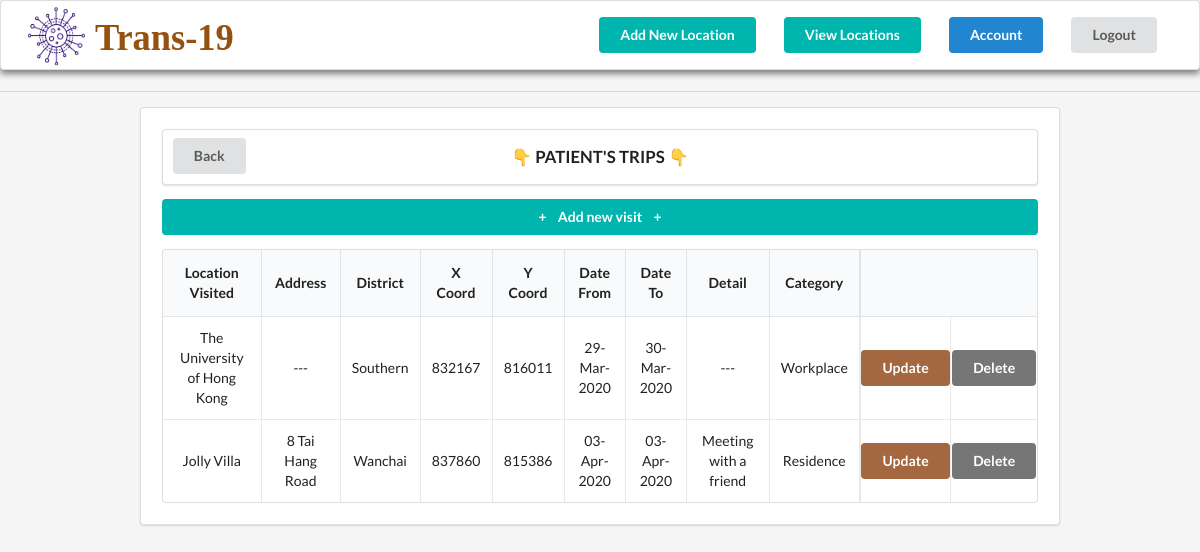
/patient/46/ (signed in), run on an earlier commit of the app's database.
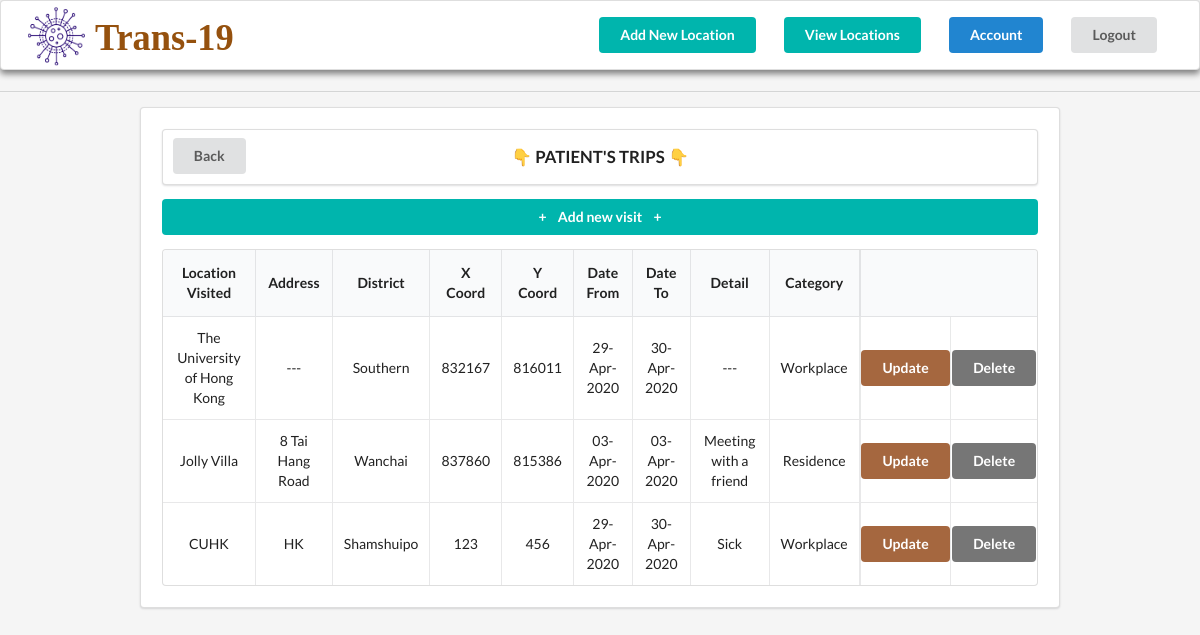
And on a later commit of the database.
### trans_19/models.py (models this page shows, shortened)
class Visit(models.Model):
    patient = models.ForeignKey(Patient, on_delete=models.CASCADE)
    location = models.ForeignKey(Location, on_delete=models.CASCADE, null=True, blank=True)
    date_From = models.DateField('Date From (YYYY-MM-DD)')
    date_To = models.DateField('Date To (YYYY-MM-DD)')
    details = models.CharField(max_length=70)
    category = models.CharField(max_length=9, choices=VISIT_CHOICES)

class Location(models.Model):
    name = models.CharField('Location Visited', max_length=70)
    address = models.CharField(max_length=70)
    district = models.CharField(max_length=17, choices=DISTRICTS_CHOICES)
    xCoord = models.IntegerField('X Coordinate')
    yCoord = models.IntegerField('Y Coordinate')
    category = models.CharField(max_length=9, choices=VISIT_CHOICES)

### trans_19/views.py (the view)
# urls.py: path('patient/<int:patient>/', PatientDetailView.as_view(),
class PatientDetailView(LoginRequiredMixin, TemplateView):
    template_name = 'patients/patient_trips.html'
    def get_context_data(self, **kwargs):
        patient = self.kwargs['patient']
        context = super().get_context_data(**kwargs)
        context['visit_list'] = Visit.objects.filter(patient__pk=patient)
        context['patient'] = Patient.objects.get(pk=patient)
        return context

### trans_19/templates/patients/patient_trips.html
{% extends "patients/index.html" %}
{% block content %}
<div class="ui divider"></div>
<div class="ui segment" style="margin:0 10em; padding: 1.5em;">
  <div class="ui segment" style="font-weight: 700; font-size: 1.2em; position: relative; padding: 0;">
    <a href="{%url 'trans_19_home'%}">
      <div class="ui button" style="position:absolute; left:0px; margin: 0.6em 0 0 0.7em">Back</div>
    </a>
    <div class="cent" style="margin: 0 auto; text-align: center; padding: 1em 0;">👇 PATIENT'S TRIPS 👇</div>
  </div>
  <div>
    <a class="ui teal button" href="{%url 'trans_19_addPatientVisit' patient.id %}" style="width: 100%;">+<span
        style="margin:0 0.8em">Add new
        visit</span>+</a>
  </div>
  <table class="ui celled table" style="text-align: center;">
    <thead>
      <tr>
        <th>Location Visited</th>
        <th>Address</th>
        <th>District</th>
        <th>X Coord</th>
        <th>Y Coord</th>
        <th>Date From</th>
        <th>Date To</th>
        <th>Detail</th>
        <th>Category</th>
        <th colspan="2" style="border-left:0.2em solid rgba(34,36,38,.1);"></th>
      </tr>
    </thead>
    <tbody>
      {% for visit in visit_list %}
      <tr>
        <td data-label="NameLocation">{{visit.location.name}}</td>
        <td data-label="Address">{{visit.location.address}}</td>
        <td data-label="District">{{visit.location.district|capfirst}}</td>
        <td data-label="xCoord">{{visit.location.xCoord}}</td>
        <td data-label="yCoord">{{visit.location.yCoord}}</td>
        <td data-label="DateFrom">{{visit.date_From|date:"d-M-Y"}}</td>
        <td data-label="DateTo">{{visit.date_To|date:"d-M-Y"}}</td>
        <td data-label="Details">{{visit.details}}</td>
        <td data-label="Category">{{visit.location.category|capfirst}}</td>
        <td style="border-left:0.2em solid rgba(34,36,38,.1); padding-left:0.05em; padding-right:0.05em; "><a
            class="ui brown button" href="{%url 'trans_19_updatePatientVisit' patient.id visit.id %}"
            style="margin:0">Update</a>
        </td>
        <td style="padding-left:0.05em; padding-right:0.05em;"><a class="ui grey button"
            href="{%url 'trans_19_deletePatientVisit' patient.id visit.id %}" style="margin:0">Delete</a>
        </td>
      </tr>
      {% endfor %}
    </tbody>
  </table>
</div>
{% endblock content %}

What changed in the data, as far as the page shows it:
changed Visit "The University of Hong Kong": date_From "29-Mar-2020" → "29-Apr-2020"; date_To "30-Mar-2020" → "30-Apr-2020"
added Visit: location.name "CUHK", location.address "HK", location.district "Shamshuipo", location.xCoord "123", location.yCoord "456", date_From "29-Apr-2020", date_To "30-Apr-2020", details "Sick", location.category "Workplace"
